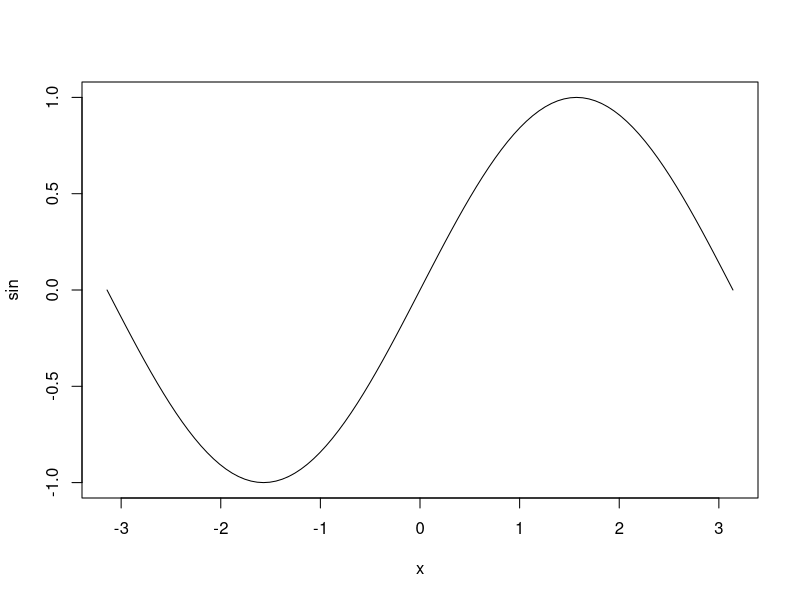
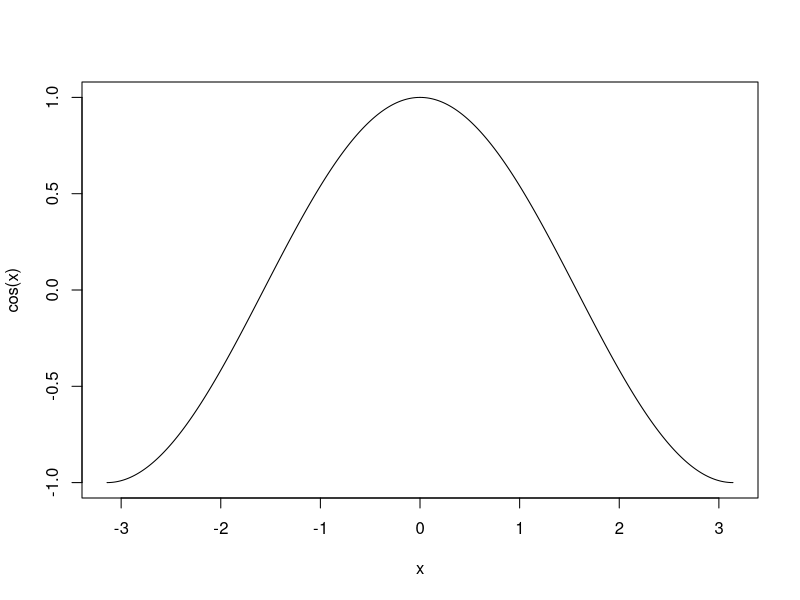
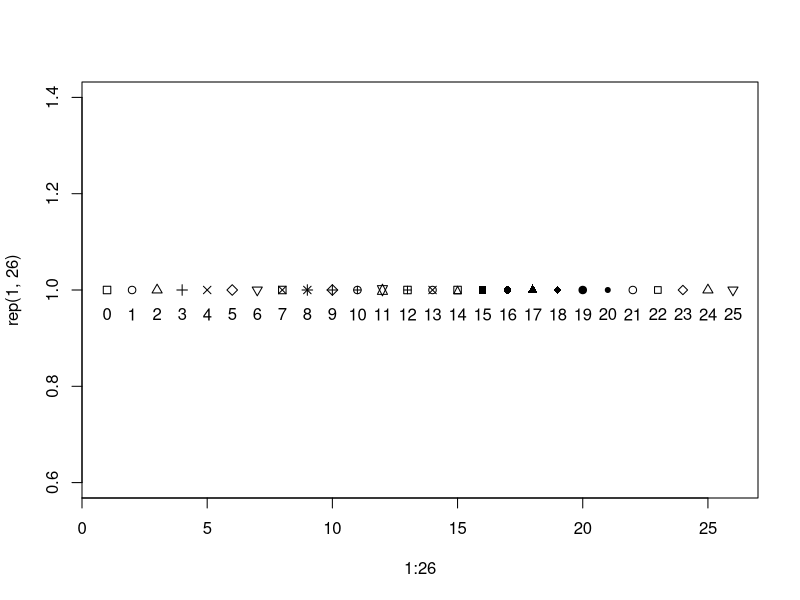
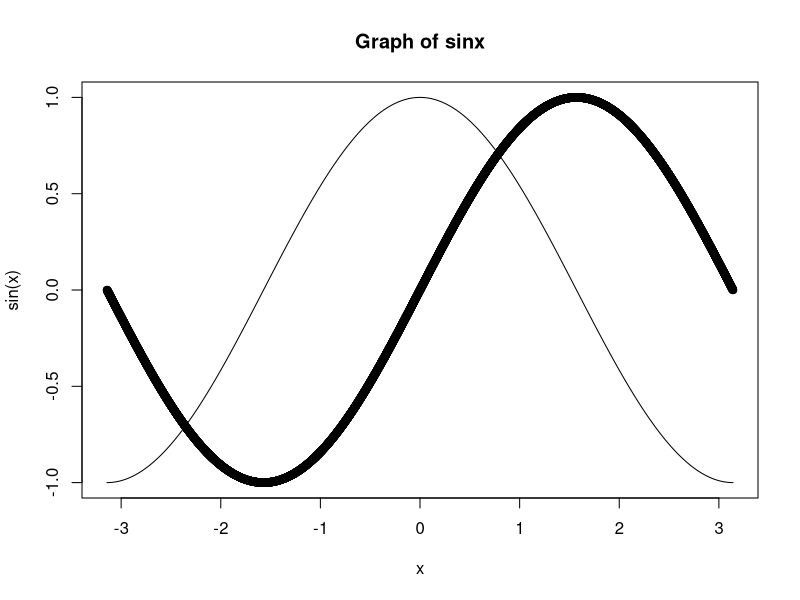
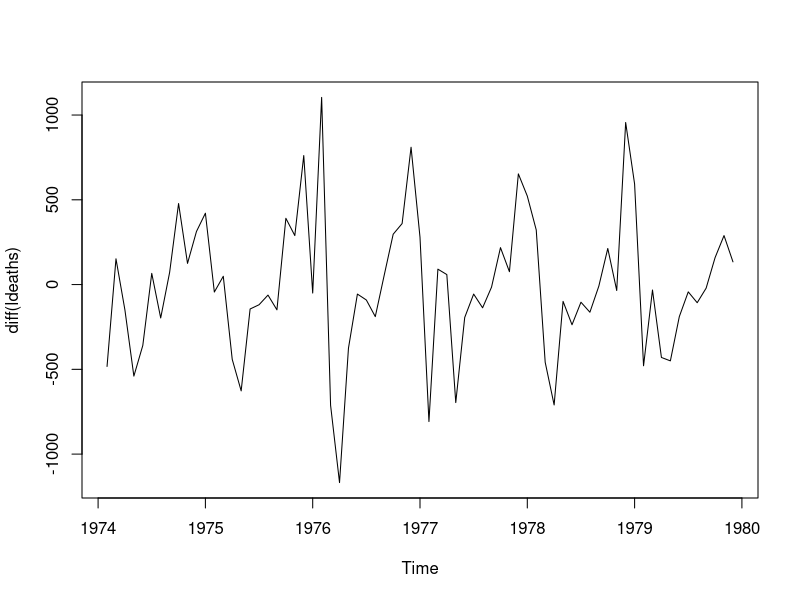

Here is the R script that generated these plots, in order:
par(mfrow=c(1,1))
plot(sin,-pi,pi)
x=seq(-pi,pi,0.001)
plot(x,cos(x),type="s")


plot(1:26,rep(1,26),pch=0:25)
text(1:26,0.95,as.character(0:25))

plot(x,sin(x),main="Graph of sinx")
lines(x,cos(x))

ts.plot(diff(ldeaths))
